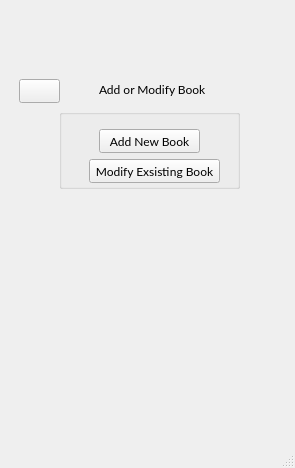
<?xml version="1.0" encoding="UTF-8"?>
<ui version="4.0">
 <class>MainWindow</class>
 <widget class="QMainWindow" name="MainWindow">
  <property name="geometry">
   <rect>
    <x>0</x>
    <y>0</y>
    <width>295</width>
    <height>468</height>
   </rect>
  </property>
  <property name="font">
   <font>
    <family>Lato</family>
   </font>
  </property>
  <property name="windowTitle">
   <string>MainWindow</string>
  </property>
  <widget class="QWidget" name="centralwidget">
   <layout class="QHBoxLayout" name="horizontalLayout_3">
    <item>
     <widget class="QStackedWidget" name="stackedWidget">
      <property name="currentIndex">
       <number>3</number>
      </property>
      <widget class="QWidget" name="page_1">
       <layout class="QVBoxLayout" name="verticalLayout_3">
        <item>
         <spacer name="verticalSpacer_3">
          <property name="orientation">
           <enum>Qt::Vertical</enum>
          </property>
          <property name="sizeHint" stdset="0">
           <size>
            <width>20</width>
            <height>40</height>
           </size>
          </property>
         </spacer>
        </item>
        <item>
         <widget class="QGroupBox" name="groupBox">
          <property name="title">
           <string/>
          </property>
          <layout class="QVBoxLayout" name="verticalLayout_2">
           <item>
            <spacer name="verticalSpacer">
             <property name="orientation">
              <enum>Qt::Vertical</enum>
             </property>
             <property name="sizeHint" stdset="0">
              <size>
               <width>20</width>
               <height>24</height>
              </size>
             </property>
            </spacer>
           </item>
           <item>
            <widget class="QLabel" name="label_3">
             <property name="font">
              <font>
               <family>Lato</family>
               <pointsize>16</pointsize>
               <bold>true</bold>
              </font>
             </property>
             <property name="text">
              <string>Login</string>
             </property>
             <property name="alignment">
              <set>Qt::AlignCenter</set>
             </property>
            </widget>
           </item>
           <item>
            <widget class="QLabel" name="label">
             <property name="text">
              <string>Username: </string>
             </property>
            </widget>
           </item>
           <item>
            <widget class="QLineEdit" name="lineEdit_username"/>
           </item>
           <item>
            <widget class="QLabel" name="label_2">
             <property name="text">
              <string>Password:  </string>
             </property>
            </widget>
           </item>
           <item>
            <layout class="QVBoxLayout" name="verticalLayout_4">
             <item>
              <widget class="QLineEdit" name="lineEdit_password"/>
             </item>
            </layout>
           </item>
           <item>
            <widget class="QPushButton" name="pushButton_login">
             <property name="text">
              <string>Login</string>
             </property>
            </widget>
           </item>
           <item>
            <spacer name="verticalSpacer_2">
             <property name="orientation">
              <enum>Qt::Vertical</enum>
             </property>
             <property name="sizeHint" stdset="0">
              <size>
               <width>20</width>
               <height>23</height>
              </size>
             </property>
            </spacer>
           </item>
          </layout>
         </widget>
        </item>
        <item>
         <spacer name="verticalSpacer_4">
          <property name="orientation">
           <enum>Qt::Vertical</enum>
          </property>
          <property name="sizeHint" stdset="0">
           <size>
            <width>20</width>
            <height>40</height>
           </size>
          </property>
         </spacer>
        </item>
        <item>
         <widget class="QPushButton" name="pushButton_admin">
          <property name="text">
           <string>Admin</string>
          </property>
         </widget>
        </item>
       </layout>
      </widget>
      <widget class="QWidget" name="page_2">
       <layout class="QVBoxLayout" name="verticalLayout">
        <item>
         <spacer name="verticalSpacer_7">
          <property name="orientation">
           <enum>Qt::Vertical</enum>
          </property>
          <property name="sizeHint" stdset="0">
           <size>
            <width>20</width>
            <height>40</height>
           </size>
          </property>
         </spacer>
        </item>
        <item>
         <layout class="QHBoxLayout" name="horizontalLayout">
          <item>
           <widget class="QPushButton" name="pushButton_bckhome">
            <property name="styleSheet">
             <string notr="true">image: url(:/new/icons/icons/10261335_back_player_multimedia_icon.png);</string>
            </property>
            <property name="text">
             <string/>
            </property>
           </widget>
          </item>
          <item>
           <spacer name="horizontalSpacer">
            <property name="orientation">
             <enum>Qt::Horizontal</enum>
            </property>
            <property name="sizeHint" stdset="0">
             <size>
              <width>40</width>
              <height>20</height>
             </size>
            </property>
           </spacer>
          </item>
         </layout>
        </item>
        <item>
         <widget class="QGroupBox" name="groupBox_2">
          <property name="title">
           <string/>
          </property>
          <layout class="QVBoxLayout" name="verticalLayout_7">
           <item>
            <spacer name="verticalSpacer_5">
             <property name="orientation">
              <enum>Qt::Vertical</enum>
             </property>
             <property name="sizeHint" stdset="0">
              <size>
               <width>20</width>
               <height>40</height>
              </size>
             </property>
            </spacer>
           </item>
           <item>
            <widget class="QLabel" name="label_4">
             <property name="font">
              <font>
               <family>Lato</family>
               <pointsize>16</pointsize>
               <bold>true</bold>
              </font>
             </property>
             <property name="text">
              <string>Admin Login</string>
             </property>
             <property name="alignment">
              <set>Qt::AlignCenter</set>
             </property>
            </widget>
           </item>
           <item>
            <widget class="QLabel" name="label_5">
             <property name="text">
              <string>Username: </string>
             </property>
            </widget>
           </item>
           <item>
            <widget class="QLineEdit" name="lineEdit_username_2"/>
           </item>
           <item>
            <widget class="QLabel" name="label_6">
             <property name="text">
              <string>Password:  </string>
             </property>
            </widget>
           </item>
           <item>
            <layout class="QVBoxLayout" name="verticalLayout_6">
             <item>
              <widget class="QLineEdit" name="lineEdit_password_2"/>
             </item>
            </layout>
           </item>
           <item>
            <layout class="QVBoxLayout" name="verticalLayout_5">
             <item>
              <widget class="QLabel" name="label_7">
               <property name="text">
                <string>Admin Code:</string>
               </property>
              </widget>
             </item>
             <item>
              <widget class="QLineEdit" name="lineEdit_admincode"/>
             </item>
            </layout>
           </item>
           <item>
            <widget class="QPushButton" name="pushButton_adminlogin">
             <property name="text">
              <string>Login</string>
             </property>
            </widget>
           </item>
           <item>
            <spacer name="verticalSpacer_6">
             <property name="orientation">
              <enum>Qt::Vertical</enum>
             </property>
             <property name="sizeHint" stdset="0">
              <size>
               <width>20</width>
               <height>40</height>
              </size>
             </property>
            </spacer>
           </item>
          </layout>
         </widget>
        </item>
        <item>
         <spacer name="verticalSpacer_8">
          <property name="orientation">
           <enum>Qt::Vertical</enum>
          </property>
          <property name="sizeHint" stdset="0">
           <size>
            <width>20</width>
            <height>40</height>
           </size>
          </property>
         </spacer>
        </item>
       </layout>
      </widget>
      <widget class="QWidget" name="page_3">
       <layout class="QVBoxLayout" name="verticalLayout_8">
        <item>
         <spacer name="verticalSpacer_15">
          <property name="orientation">
           <enum>Qt::Vertical</enum>
          </property>
          <property name="sizeHint" stdset="0">
           <size>
            <width>20</width>
            <height>40</height>
           </size>
          </property>
         </spacer>
        </item>
        <item>
         <layout class="QHBoxLayout" name="horizontalLayout_2">
          <item>
           <widget class="QPushButton" name="pushButton_bckadmin">
            <property name="styleSheet">
             <string notr="true">
image: url(:/new/icons/icons/10261335_back_player_multimedia_icon.png);</string>
            </property>
            <property name="text">
             <string/>
            </property>
           </widget>
          </item>
          <item>
           <spacer name="horizontalSpacer_2">
            <property name="orientation">
             <enum>Qt::Horizontal</enum>
            </property>
            <property name="sizeHint" stdset="0">
             <size>
              <width>40</width>
              <height>20</height>
             </size>
            </property>
           </spacer>
          </item>
         </layout>
        </item>
        <item>
         <widget class="QGroupBox" name="groupBox_3">
          <property name="title">
           <string/>
          </property>
          <layout class="QVBoxLayout" name="verticalLayout_9">
           <item>
            <spacer name="verticalSpacer_10">
             <property name="orientation">
              <enum>Qt::Vertical</enum>
             </property>
             <property name="sizeHint" stdset="0">
              <size>
               <width>20</width>
               <height>40</height>
              </size>
             </property>
            </spacer>
           </item>
           <item alignment="Qt::AlignHCenter">
            <widget class="QLabel" name="label_8">
             <property name="text">
              <string>Admin Management</string>
             </property>
            </widget>
           </item>
           <item>
            <spacer name="verticalSpacer_11">
             <property name="orientation">
              <enum>Qt::Vertical</enum>
             </property>
             <property name="sizeHint" stdset="0">
              <size>
               <width>20</width>
               <height>40</height>
              </size>
             </property>
            </spacer>
           </item>
           <item>
            <widget class="QPushButton" name="pushButton_addmodUser">
             <property name="text">
              <string>Add or Modify Users</string>
             </property>
            </widget>
           </item>
           <item>
            <widget class="QPushButton" name="pushButton_addmodBook">
             <property name="text">
              <string>Add or Modify Books</string>
             </property>
            </widget>
           </item>
           <item>
            <widget class="QPushButton" name="pushButton_overdue">
             <property name="text">
              <string>See Overdue books</string>
             </property>
            </widget>
           </item>
           <item>
            <widget class="QPushButton" name="pushButton_logs">
             <property name="text">
              <string>System Logs</string>
             </property>
            </widget>
           </item>
           <item>
            <spacer name="verticalSpacer_9">
             <property name="orientation">
              <enum>Qt::Vertical</enum>
             </property>
             <property name="sizeHint" stdset="0">
              <size>
               <width>20</width>
               <height>40</height>
              </size>
             </property>
            </spacer>
           </item>
          </layout>
         </widget>
        </item>
        <item>
         <spacer name="verticalSpacer_12">
          <property name="orientation">
           <enum>Qt::Vertical</enum>
          </property>
          <property name="sizeHint" stdset="0">
           <size>
            <width>20</width>
            <height>40</height>
           </size>
          </property>
         </spacer>
        </item>
       </layout>
      </widget>
      <widget class="QWidget" name="page_4">
       <widget class="QGroupBox" name="groupBox_4">
        <property name="geometry">
         <rect>
          <x>50</x>
          <y>100</y>
          <width>181</width>
          <height>80</height>
         </rect>
        </property>
        <property name="title">
         <string/>
        </property>
        <widget class="QPushButton" name="pushButton_6">
         <property name="geometry">
          <rect>
           <x>40</x>
           <y>20</y>
           <width>101</width>
           <height>24</height>
          </rect>
         </property>
         <property name="text">
          <string>Add New Book</string>
         </property>
        </widget>
        <widget class="QPushButton" name="pushButton_7">
         <property name="geometry">
          <rect>
           <x>30</x>
           <y>50</y>
           <width>131</width>
           <height>24</height>
          </rect>
         </property>
         <property name="text">
          <string>Modify Exsisting Book</string>
         </property>
        </widget>
       </widget>
       <widget class="QLabel" name="label_9">
        <property name="geometry">
         <rect>
          <x>90</x>
          <y>60</y>
          <width>111</width>
          <height>41</height>
         </rect>
        </property>
        <property name="text">
         <string>Add or Modify Book</string>
        </property>
       </widget>
       <widget class="QPushButton" name="pushButton_bckadminMan">
        <property name="geometry">
         <rect>
          <x>10</x>
          <y>70</y>
          <width>41</width>
          <height>24</height>
         </rect>
        </property>
        <property name="styleSheet">
         <string notr="true">image: url(:/new/icons/icons/10261335_back_player_multimedia_icon.png);</string>
        </property>
        <property name="text">
         <string/>
        </property>
       </widget>
      </widget>
     </widget>
    </item>
   </layout>
  </widget>
  <widget class="QStatusBar" name="statusbar"/>
  <widget class="QMenuBar" name="menubar">
   <property name="geometry">
    <rect>
     <x>0</x>
     <y>0</y>
     <width>295</width>
     <height>17</height>
    </rect>
   </property>
  </widget>
 </widget>
 <resources/>
 <connections/>
</ui>
